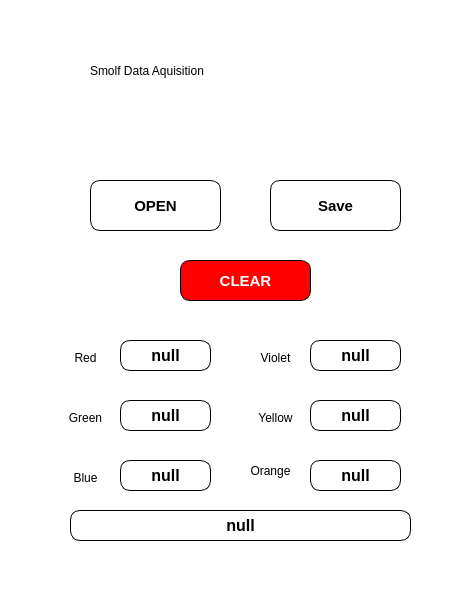
<?xml version="1.0" encoding="UTF-8"?>
<ui version="4.0">
 <class>MainWindow</class>
 <widget class="QMainWindow" name="MainWindow">
  <property name="geometry">
   <rect>
    <x>0</x>
    <y>0</y>
    <width>455</width>
    <height>600</height>
   </rect>
  </property>
  <property name="windowTitle">
   <string>MainWindow</string>
  </property>
  <property name="styleSheet">
   <string notr="true">background-color: rgb(255, 255, 255);</string>
  </property>
  <widget class="QWidget" name="centralwidget">
   <widget class="QLabel" name="label">
    <property name="geometry">
     <rect>
      <x>90</x>
      <y>50</y>
      <width>311</width>
      <height>41</height>
     </rect>
    </property>
    <property name="styleSheet">
     <string notr="true">color: rgb(0, 0, 0);
font: 75 20pt &quot;MS Shell Dlg 2&quot;;</string>
    </property>
    <property name="text">
     <string>Smolf Data Aquisition</string>
    </property>
   </widget>
   <widget class="QPushButton" name="open">
    <property name="geometry">
     <rect>
      <x>90</x>
      <y>180</y>
      <width>131</width>
      <height>51</height>
     </rect>
    </property>
    <property name="font">
     <font>
      <pointsize>11</pointsize>
      <weight>75</weight>
      <bold>true</bold>
     </font>
    </property>
    <property name="autoFillBackground">
     <bool>false</bool>
    </property>
    <property name="styleSheet">
     <string notr="true">border:1px solid black; 
border-top-left-radius : 10px;
border-top-right-radius : 10px; 
border-bottom-left-radius : 10px; 
border-bottom-right-radius : 10px;
background-color: white;
color: rgb(0, 0, 0);</string>
    </property>
    <property name="text">
     <string>OPEN</string>
    </property>
   </widget>
   <widget class="QPushButton" name="save">
    <property name="geometry">
     <rect>
      <x>270</x>
      <y>180</y>
      <width>131</width>
      <height>51</height>
     </rect>
    </property>
    <property name="font">
     <font>
      <pointsize>11</pointsize>
      <weight>75</weight>
      <bold>true</bold>
     </font>
    </property>
    <property name="autoFillBackground">
     <bool>false</bool>
    </property>
    <property name="styleSheet">
     <string notr="true">border:1px solid black; 
border-top-left-radius : 10px;
border-top-right-radius : 10px; 
border-bottom-left-radius : 10px; 
border-bottom-right-radius : 10px;
background-color: white;
color: rgb(0, 0, 0);</string>
    </property>
    <property name="text">
     <string>Save</string>
    </property>
   </widget>
   <widget class="QLabel" name="green">
    <property name="geometry">
     <rect>
      <x>120</x>
      <y>400</y>
      <width>91</width>
      <height>31</height>
     </rect>
    </property>
    <property name="font">
     <font>
      <pointsize>12</pointsize>
      <weight>75</weight>
      <italic>false</italic>
      <bold>true</bold>
     </font>
    </property>
    <property name="styleSheet">
     <string notr="true">background-color: rgba(255, 255, 255, 200);
border-top-left-radius : 10px;
border-top-right-radius : 10px; 
border-bottom-left-radius : 10px; 
border-bottom-right-radius : 10px;
border: 1px solid black

</string>
    </property>
    <property name="text">
     <string>null</string>
    </property>
    <property name="alignment">
     <set>Qt::AlignCenter</set>
    </property>
   </widget>
   <widget class="QLabel" name="blue">
    <property name="geometry">
     <rect>
      <x>120</x>
      <y>460</y>
      <width>91</width>
      <height>31</height>
     </rect>
    </property>
    <property name="font">
     <font>
      <pointsize>12</pointsize>
      <weight>75</weight>
      <italic>false</italic>
      <bold>true</bold>
     </font>
    </property>
    <property name="styleSheet">
     <string notr="true">background-color: rgba(255, 255, 255, 200);
border-top-left-radius : 10px;
border-top-right-radius : 10px; 
border-bottom-left-radius : 10px; 
border-bottom-right-radius : 10px;
border: 1px solid black

</string>
    </property>
    <property name="text">
     <string>null</string>
    </property>
    <property name="alignment">
     <set>Qt::AlignCenter</set>
    </property>
   </widget>
   <widget class="QLabel" name="label_8">
    <property name="geometry">
     <rect>
      <x>60</x>
      <y>410</y>
      <width>51</width>
      <height>16</height>
     </rect>
    </property>
    <property name="layoutDirection">
     <enum>Qt::LeftToRight</enum>
    </property>
    <property name="styleSheet">
     <string notr="true">font: 75 10pt &quot;MS Shell Dlg 2&quot;;</string>
    </property>
    <property name="text">
     <string>Green</string>
    </property>
    <property name="alignment">
     <set>Qt::AlignCenter</set>
    </property>
   </widget>
   <widget class="QLabel" name="label_9">
    <property name="geometry">
     <rect>
      <x>60</x>
      <y>470</y>
      <width>51</width>
      <height>16</height>
     </rect>
    </property>
    <property name="layoutDirection">
     <enum>Qt::LeftToRight</enum>
    </property>
    <property name="styleSheet">
     <string notr="true">font: 75 10pt &quot;MS Shell Dlg 2&quot;;</string>
    </property>
    <property name="text">
     <string>Blue</string>
    </property>
    <property name="alignment">
     <set>Qt::AlignCenter</set>
    </property>
   </widget>
   <widget class="QLabel" name="red">
    <property name="geometry">
     <rect>
      <x>120</x>
      <y>340</y>
      <width>91</width>
      <height>31</height>
     </rect>
    </property>
    <property name="font">
     <font>
      <pointsize>12</pointsize>
      <weight>75</weight>
      <italic>false</italic>
      <bold>true</bold>
     </font>
    </property>
    <property name="styleSheet">
     <string notr="true">background-color: rgba(255, 255, 255, 200);
border-top-left-radius : 10px;
border-top-right-radius : 10px; 
border-bottom-left-radius : 10px; 
border-bottom-right-radius : 10px;
border: 1px solid black

</string>
    </property>
    <property name="text">
     <string>null</string>
    </property>
    <property name="alignment">
     <set>Qt::AlignCenter</set>
    </property>
   </widget>
   <widget class="QLabel" name="label_7">
    <property name="geometry">
     <rect>
      <x>60</x>
      <y>350</y>
      <width>51</width>
      <height>16</height>
     </rect>
    </property>
    <property name="layoutDirection">
     <enum>Qt::LeftToRight</enum>
    </property>
    <property name="styleSheet">
     <string notr="true">font: 75 10pt &quot;MS Shell Dlg 2&quot;;</string>
    </property>
    <property name="text">
     <string>Red</string>
    </property>
    <property name="alignment">
     <set>Qt::AlignCenter</set>
    </property>
   </widget>
   <widget class="QLabel" name="label_10">
    <property name="geometry">
     <rect>
      <x>240</x>
      <y>460</y>
      <width>61</width>
      <height>21</height>
     </rect>
    </property>
    <property name="layoutDirection">
     <enum>Qt::LeftToRight</enum>
    </property>
    <property name="styleSheet">
     <string notr="true">font: 75 10pt &quot;MS Shell Dlg 2&quot;;</string>
    </property>
    <property name="text">
     <string>Orange</string>
    </property>
    <property name="alignment">
     <set>Qt::AlignCenter</set>
    </property>
   </widget>
   <widget class="QLabel" name="violet">
    <property name="geometry">
     <rect>
      <x>310</x>
      <y>340</y>
      <width>91</width>
      <height>31</height>
     </rect>
    </property>
    <property name="font">
     <font>
      <pointsize>12</pointsize>
      <weight>75</weight>
      <italic>false</italic>
      <bold>true</bold>
     </font>
    </property>
    <property name="styleSheet">
     <string notr="true">background-color: rgba(255, 255, 255, 200);
border-top-left-radius : 10px;
border-top-right-radius : 10px; 
border-bottom-left-radius : 10px; 
border-bottom-right-radius : 10px;
border: 1px solid black

</string>
    </property>
    <property name="text">
     <string>null</string>
    </property>
    <property name="alignment">
     <set>Qt::AlignCenter</set>
    </property>
   </widget>
   <widget class="QLabel" name="yellow">
    <property name="geometry">
     <rect>
      <x>310</x>
      <y>400</y>
      <width>91</width>
      <height>31</height>
     </rect>
    </property>
    <property name="font">
     <font>
      <pointsize>12</pointsize>
      <weight>75</weight>
      <italic>false</italic>
      <bold>true</bold>
     </font>
    </property>
    <property name="styleSheet">
     <string notr="true">background-color: rgba(255, 255, 255, 200);
border-top-left-radius : 10px;
border-top-right-radius : 10px; 
border-bottom-left-radius : 10px; 
border-bottom-right-radius : 10px;
border: 1px solid black

</string>
    </property>
    <property name="text">
     <string>null</string>
    </property>
    <property name="alignment">
     <set>Qt::AlignCenter</set>
    </property>
   </widget>
   <widget class="QLabel" name="label_11">
    <property name="geometry">
     <rect>
      <x>250</x>
      <y>410</y>
      <width>51</width>
      <height>16</height>
     </rect>
    </property>
    <property name="layoutDirection">
     <enum>Qt::LeftToRight</enum>
    </property>
    <property name="styleSheet">
     <string notr="true">font: 75 10pt &quot;MS Shell Dlg 2&quot;;</string>
    </property>
    <property name="text">
     <string>Yellow</string>
    </property>
    <property name="alignment">
     <set>Qt::AlignCenter</set>
    </property>
   </widget>
   <widget class="QLabel" name="orange">
    <property name="geometry">
     <rect>
      <x>310</x>
      <y>460</y>
      <width>91</width>
      <height>31</height>
     </rect>
    </property>
    <property name="font">
     <font>
      <pointsize>12</pointsize>
      <weight>75</weight>
      <italic>false</italic>
      <bold>true</bold>
     </font>
    </property>
    <property name="styleSheet">
     <string notr="true">background-color: rgba(255, 255, 255, 200);
border-top-left-radius : 10px;
border-top-right-radius : 10px; 
border-bottom-left-radius : 10px; 
border-bottom-right-radius : 10px;
border: 1px solid black

</string>
    </property>
    <property name="text">
     <string>null</string>
    </property>
    <property name="alignment">
     <set>Qt::AlignCenter</set>
    </property>
   </widget>
   <widget class="QLabel" name="label_12">
    <property name="geometry">
     <rect>
      <x>250</x>
      <y>350</y>
      <width>51</width>
      <height>16</height>
     </rect>
    </property>
    <property name="layoutDirection">
     <enum>Qt::LeftToRight</enum>
    </property>
    <property name="styleSheet">
     <string notr="true">font: 75 10pt &quot;MS Shell Dlg 2&quot;;</string>
    </property>
    <property name="text">
     <string>Violet</string>
    </property>
    <property name="alignment">
     <set>Qt::AlignCenter</set>
    </property>
   </widget>
   <widget class="QLabel" name="red_2">
    <property name="geometry">
     <rect>
      <x>70</x>
      <y>510</y>
      <width>341</width>
      <height>31</height>
     </rect>
    </property>
    <property name="font">
     <font>
      <pointsize>12</pointsize>
      <weight>75</weight>
      <italic>false</italic>
      <bold>true</bold>
     </font>
    </property>
    <property name="styleSheet">
     <string notr="true">background-color: rgba(255, 255, 255, 200);
border-top-left-radius : 10px;
border-top-right-radius : 10px; 
border-bottom-left-radius : 10px; 
border-bottom-right-radius : 10px;
border: 1px solid black

</string>
    </property>
    <property name="text">
     <string>null</string>
    </property>
    <property name="alignment">
     <set>Qt::AlignCenter</set>
    </property>
   </widget>
   <widget class="QPushButton" name="clear">
    <property name="geometry">
     <rect>
      <x>180</x>
      <y>260</y>
      <width>131</width>
      <height>41</height>
     </rect>
    </property>
    <property name="font">
     <font>
      <pointsize>11</pointsize>
      <weight>75</weight>
      <bold>true</bold>
     </font>
    </property>
    <property name="autoFillBackground">
     <bool>false</bool>
    </property>
    <property name="styleSheet">
     <string notr="true">border:1px solid black; 
border-top-left-radius : 10px;
border-top-right-radius : 10px; 
border-bottom-left-radius : 10px; 
border-bottom-right-radius : 10px;
background-color: red;
color: rgb(255, 255, 255);</string>
    </property>
    <property name="text">
     <string>CLEAR</string>
    </property>
   </widget>
  </widget>
  <widget class="QMenuBar" name="menubar">
   <property name="geometry">
    <rect>
     <x>0</x>
     <y>0</y>
     <width>455</width>
     <height>26</height>
    </rect>
   </property>
  </widget>
  <widget class="QStatusBar" name="statusbar"/>
 </widget>
 <resources/>
 <connections/>
</ui>
